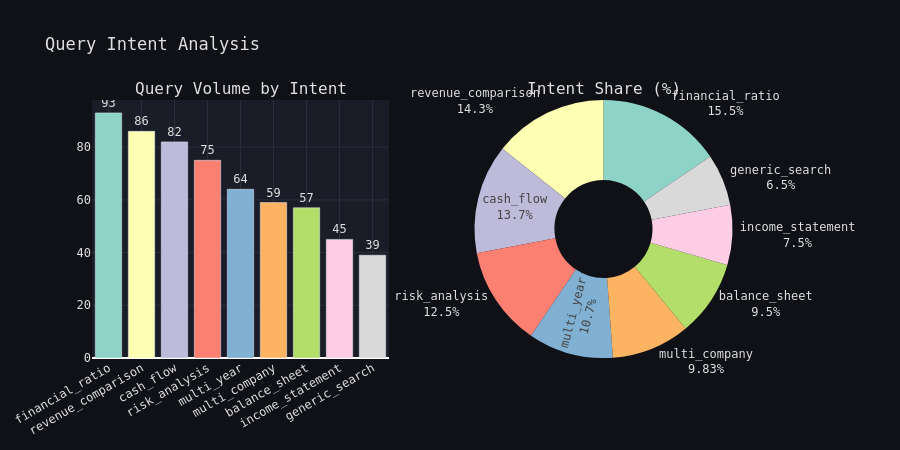

Source (notebook cell):
### Markdown cell above
---
## 7. Query Intent Distribution

### Code cell
intent_counts = df["intent"].value_counts().reset_index()
intent_counts.columns = ["intent","count"]
intent_counts["pct"] = intent_counts["count"] / intent_counts["count"].sum()

i_clrs = px.colors.qualitative.Set3[:len(intent_counts)]
fig = make_subplots(rows=1, cols=2,
    subplot_titles=["Query Volume by Intent","Intent Share (%)"],
    specs=[[{"type":"bar"},{"type":"pie"}]])

fig.add_trace(go.Bar(x=intent_counts["intent"], y=intent_counts["count"],
    marker_color=i_clrs, showlegend=False,
    text=intent_counts["count"], textposition="outside"), row=1, col=1)

fig.add_trace(go.Pie(labels=intent_counts["intent"], values=intent_counts["count"],
    marker_colors=i_clrs, hole=0.38,
    textinfo="label+percent", showlegend=False), row=1, col=2)

fig.update_layout(height=450, title_text="Query Intent Analysis",
    paper_bgcolor=DARK_BG, plot_bgcolor=PANEL_BG,
    font=dict(color=TXT_CLR, family="monospace"))
fig.update_xaxes(tickangle=-30, gridcolor=GRID_CLR)
fig.update_yaxes(gridcolor=GRID_CLR)
fig.show()
print(intent_counts.to_string(index=False))

### Figure 1 — Plotly figure (JSON) as saved in the notebook; plotly's stock layout.template omitted (floating-point values rounded to 4 significant figures)
{"data": [{"marker": {"color": ["rgb(141,211,199)", "rgb(255,255,179)", "rgb(190,186,218)", "rgb(251,128,114)", "rgb(128,177,211)", "rgb(253,180,98)", "rgb(179,222,105)", "rgb(252,205,229)", "rgb(217,217,217)"]}, "showlegend": false, "text": [93.0, 86.0, 82.0, 75.0, 64.0, 59.0, 57.0, 45.0, 39.0], "textposition": "outside", "type": "bar", "x": ["financial_ratio", "revenue_comparison", "cash_flow", "risk_analysis", "multi_year", "multi_company", "balance_sheet", "income_statement", "generic_search"], "xaxis": "x", "y": [93, 86, 82, 75, 64, 59, 57, 45, 39], "yaxis": "y"}, {"domain": {"x": [0.55, 1.0], "y": [0.0, 1.0]}, "hole": 0.38, "labels": ["financial_ratio", "revenue_comparison", "cash_flow", "risk_analysis", "multi_year", "multi_company", "balance_sheet", "income_statement", "generic_search"], "marker": {"colors": ["rgb(141,211,199)", "rgb(255,255,179)", "rgb(190,186,218)", "rgb(251,128,114)", "rgb(128,177,211)", "rgb(253,180,98)", "rgb(179,222,105)", "rgb(252,205,229)", "rgb(217,217,217)"]}, "showlegend": false, "textinfo": "label+percent", "type": "pie", "values": [93, 86, 82, 75, 64, 59, 57, 45, 39]}], "layout": {"annotations": [{"font": {"size": 16}, "showarrow": false, "text": "Query Volume by Intent", "x": 0.225, "xanchor": "center", "xref": "paper", "y": 1.0, "yanchor": "bottom", "yref": "paper"}, {"font": {"size": 16}, "showarrow": false, "text": "Intent Share (%)", "x": 0.775, "xanchor": "center", "xref": "paper", "y": 1.0, "yanchor": "bottom", "yref": "paper"}], "font": {"color": "#e0e0e0", "family": "monospace"}, "height": 450, "paper_bgcolor": "#0f1117", "plot_bgcolor": "#1a1d27", "title": {"text": "Query Intent Analysis"}, "xaxis": {"anchor": "y", "domain": [0.0, 0.45], "gridcolor": "#2a2d3a", "tickangle": -30}, "yaxis": {"anchor": "x", "domain": [0.0, 1.0], "gridcolor": "#2a2d3a"}}}
